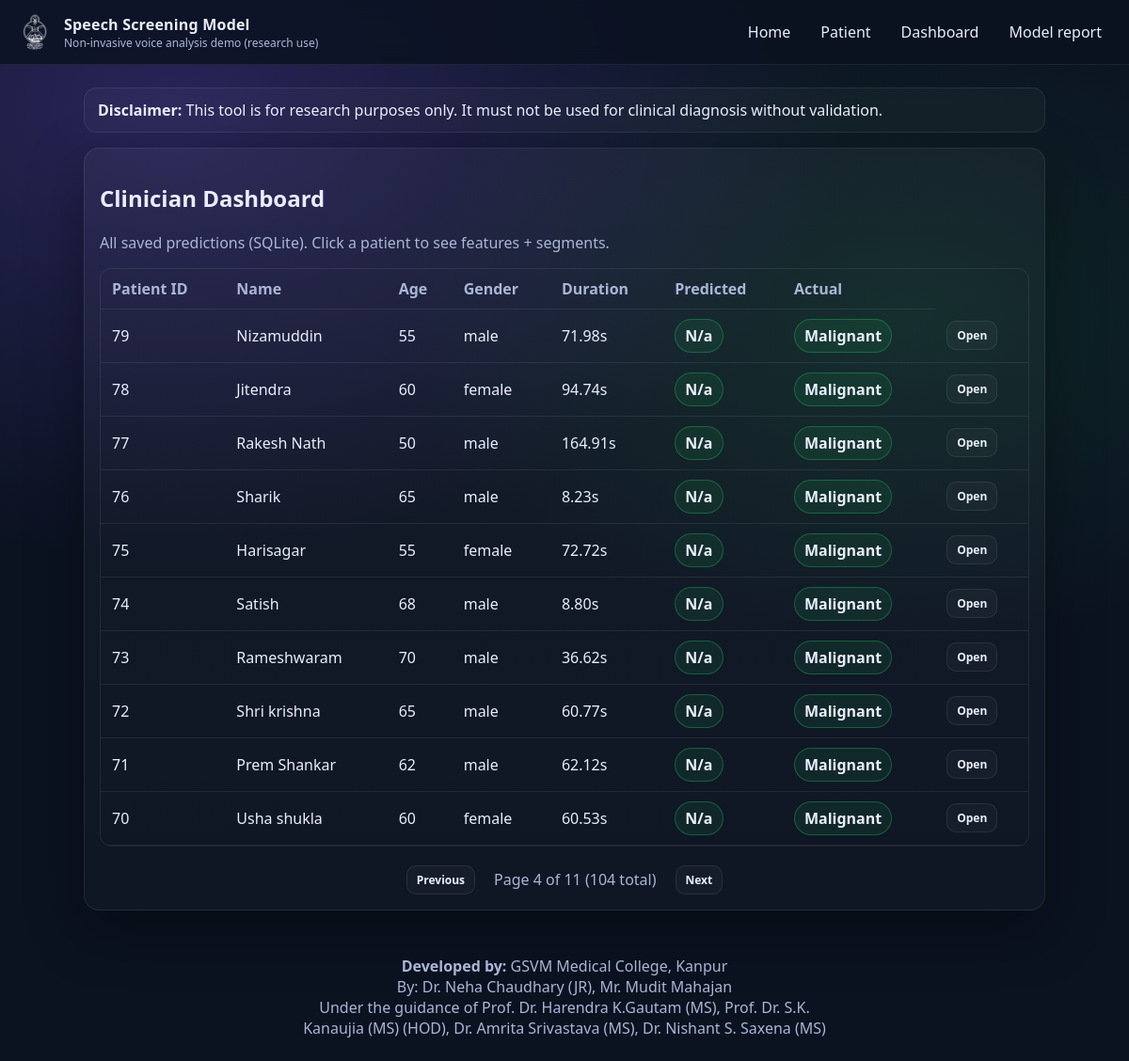
The app's page /dashboard?page=4 with its own data.
### app/models_db.py (models this page shows)
class Patients(SQLModel, table=True):
    id: Optional[int] = Field(default=None, primary_key = True)
    name: str
    age: int
    gender: str  # "male" / "female"
    created_at: datetime = Field(default_factory=datetime.now)
    audio_path: str
    duration_sec: float
    actual_label: Optional[str] = None
    predicted_label: Optional[str] = None
    predicted_proba_json: Optional[str] = None
    segments: list["SegmentPredictions"] = Relationship(back_populates = "patient")

### app/main.py (the view)
@app.get("/dashboard", response_class=HTMLResponse)
def dashboard(request: Request, page: int = 1, session: Session = Depends(get_session)):
    per_page = 10
    offset = (page - 1) * per_page
    total_count = session.exec(select(Patients)).all()
    total_pages = (len(total_count) + per_page - 1) // per_page
    rows = session.exec(
        select(Patients)
        .order_by(Patients.created_at.desc())
        .offset(offset)
        .limit(per_page)
        ).all()
    label_map = {
        "0": "Benign",
        "1": "Malignant",
        "2": "Normal",
    }
    mapped_rows = []
    for row in rows:
        predicted_label_display = label_map.get(
            row.predicted_label,
            row.predicted_label.capitalize() if row.predicted_label else 'N/A'
        )
        if predicted_label_display not in label_map:
            predicted_label_display = predicted_label_display.capitalize()
        actual_display = None
        if row.actual_label:
            actual_display = label_map.get(row.actual_label, row.actual_label.capitalize())
        mapped_rows.append({
            "id": row.id,
            "name": row.name,
            "age": row.age,
            "gender": row.gender,
            "duration_sec": row.duration_sec,
            "predicted_label": predicted_label_display,
            "actual_label": actual_display,
        })
    return templates.TemplateResponse("dashboard.html",
        {
            "request": request,
            "rows": mapped_rows,
            "page": page,
            "total_pages": total_pages,
            "total_count": len(total_count),
        },
    )

### app/templates/dashboard.html
{% extends "base.html" %}
{% block content %}
<section class="card">
  <h2>Clinician Dashboard</h2>
  <p class="muted">All saved predictions (SQLite). Click a patient to see features + segments.</p>
  <div class="tableWrap">
    <table class="table">
      <thead>
        <tr>
          <th>Patient ID</th><th>Name</th><th>Age</th><th>Gender</th><th>Duration</th><th>Predicted</th><th>Actual</th>
        </tr>
      </thead>
      <tbody>
      {% for r in rows %}
        <tr>
          <td>{{ r.id }}</td>
          <td>{{ r.name }}</td>
          <td>{{ r.age }}</td>
          <td>{{ r.gender }}</td>
          <td>{{ "%.2f"|format(r.duration_sec) }}s</td>
          <td><span class="tag">{{ r.predicted_label }}</span></td>
          <td>
            {% if r.actual_label %}
              <span class="tag">{{ r.actual_label }}</span>
            {% else %}
              <span class="tag" style="opacity: 0.5;">Not Set</span>
            {% endif %}
          </td>
          <td><a class="btn small" href="/dashboard/patient/{{ r.id }}">Open</a></td>
        </tr>
      {% endfor %}
      </tbody>
    </table>
  </div>
  {% if total_pages > 1 %}
  <div style="margin-top: 20px; display: flex; justify-content: center; align-items: center; gap: 10px;">
    {% if page > 1 %}
      <a href="/dashboard?page={{ page - 1 }}" class="btn small">Previous</a>
    {% else %}
      <span class="btn small" style="opacity: 0.5; cursor: not-allowed;">Previous</span>
    {% endif %}
    <span class="muted" style="padding: 0 10px;">
      Page {{ page }} of {{ total_pages }} ({{ total_count }} total)
    </span>
    {% if page < total_pages %}
      <a href="/dashboard?page={{ page + 1 }}" class="btn small">Next</a>
    {% else %}
      <span class="btn small" style="opacity: 0.5; cursor: not-allowed;">Next</span>
    {% endif %}
  </div>
  {% endif %}
</section>
{% endblock %}

### app/static/app.css (style rules this page uses)
:root { --bg:#0b1220; --card:#111a2b; --soft:#0e1729; --text:#e9eefc; --muted:#aab6d6; --accent:#7c5cff; --accent2:#22c55e; --line:rgba(255,255,255,0.08); }
* { box-sizing:border-box }
body { margin:0; font-family: ui-sans-serif, system-ui, -apple-system, Segoe UI, Roboto; background: radial-gradient(1200px 800px at 15% 10%, rgba(124,92,255,0.25), transparent 60%), radial-gradient(900px 600px at 80% 30%, rgba(34,197,94,0.12), transparent 60%), var(--bg); color:var(--text); }
a { color:var(--text); text-decoration:none }
.card { background: linear-gradient(180deg, rgba(255,255,255,0.04), rgba(255,255,255,0.02)); border:1px solid var(--line); border-radius:16px; padding:16px; box-shadow: 0 20px 60px rgba(0,0,0,0.35); }
.muted { color:var(--muted) }
.btn { display:inline-flex; align-items:center; justify-content:center; gap:8px; padding:10px 12px; border-radius:12px; border:1px solid var(--line); background:rgba(255,255,255,0.03); color: var(--text); cursor:pointer; font-weight: 600; }
.btn.small { padding:6px 10px; border-radius:10px; font-size:12px }
.tag { display:inline-flex; padding:6px 10px; border-radius:999px; border:1px solid rgba(34,197,94,0.35); background:rgba(34,197,94,0.10); font-weight:800; }
.tableWrap { overflow:auto; border-radius:12px; border:1px solid var(--line) }
.table { width:100%; border-collapse:collapse; min-width:700px }
.table th,.table td { padding:10px 12px; border-bottom:1px solid var(--line); text-align:left; }
.table th { color:var(--muted); font-weight:700 }

### records on screen
Patients: id "79", name "Nizamuddin", age "55", gender "male", duration_sec "71.98", predicted_label "N/a", actual_label "Malignant"
Patients: id "78", name "Jitendra", age "60", gender "female", duration_sec "94.74", predicted_label "N/a", actual_label "Malignant"
Patients: id "77", name "Rakesh Nath", age "50", gender "male", duration_sec "164.91", predicted_label "N/a", actual_label "Malignant"
Patients: id "76", name "Sharik", age "65", gender "male", duration_sec "8.23", predicted_label "N/a", actual_label "Malignant"
Patients: id "75", name "Harisagar", age "55", gender "female", duration_sec "72.72", predicted_label "N/a", actual_label "Malignant"
Patients: id "74", name "Satish", age "68", gender "male", duration_sec "8.80", predicted_label "N/a", actual_label "Malignant"
Patients: id "73", name "Rameshwaram", age "70", gender "male", duration_sec "36.62", predicted_label "N/a", actual_label "Malignant"
Patients: id "72", name "Shri krishna", age "65", gender "male", duration_sec "60.77", predicted_label "N/a", actual_label "Malignant"
Patients: id "71", name "Prem Shankar", age "62", gender "male", duration_sec "62.12", predicted_label "N/a", actual_label "Malignant"
Patients: id "70", name "Usha shukla", age "60", gender "female", duration_sec "60.53", predicted_label "N/a", actual_label "Malignant"

### other values on screen
{{ page }} "4"
{{ total_pages }} "11"
{{ total_count }} "104"
